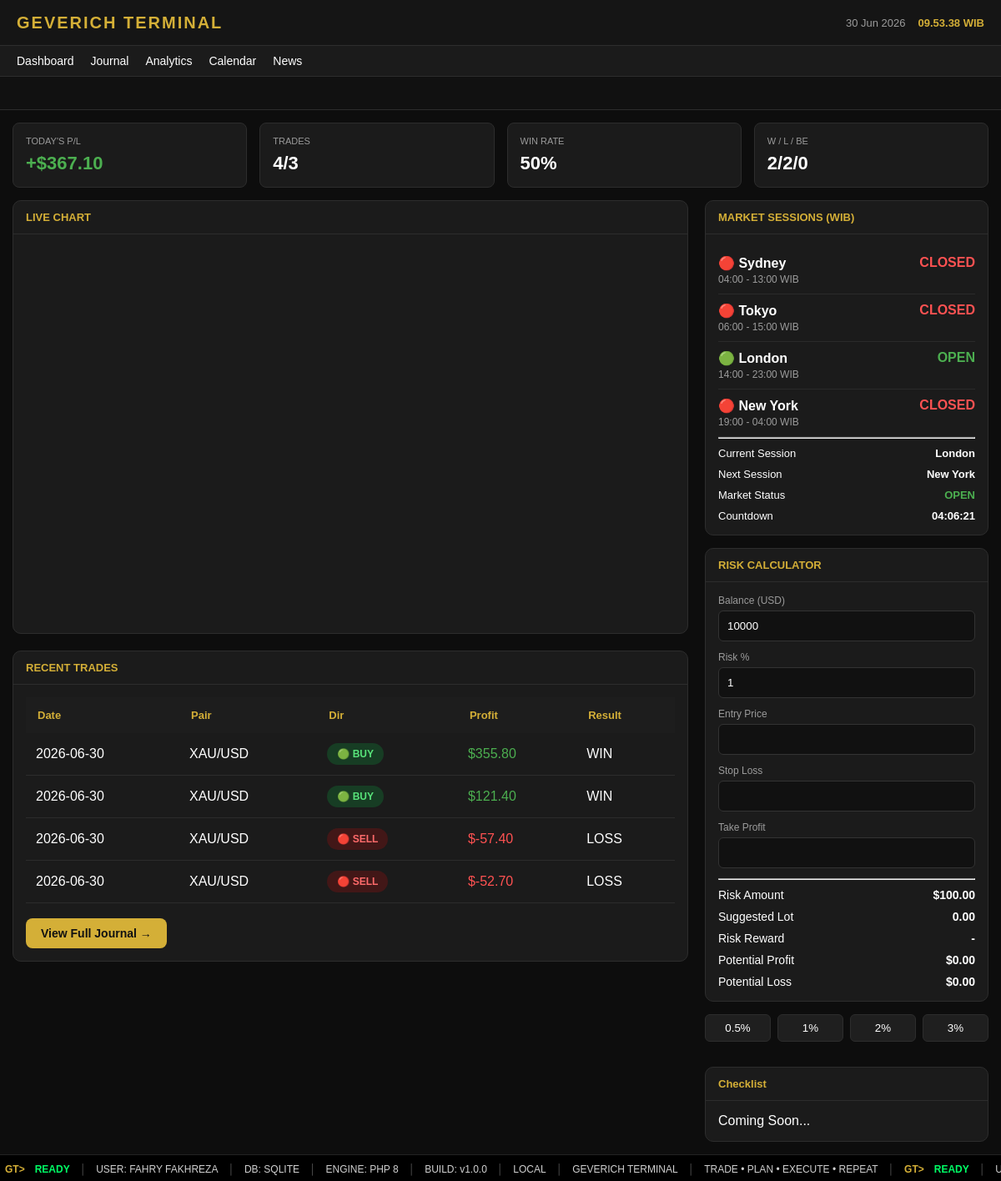
Before: / with the older database file.
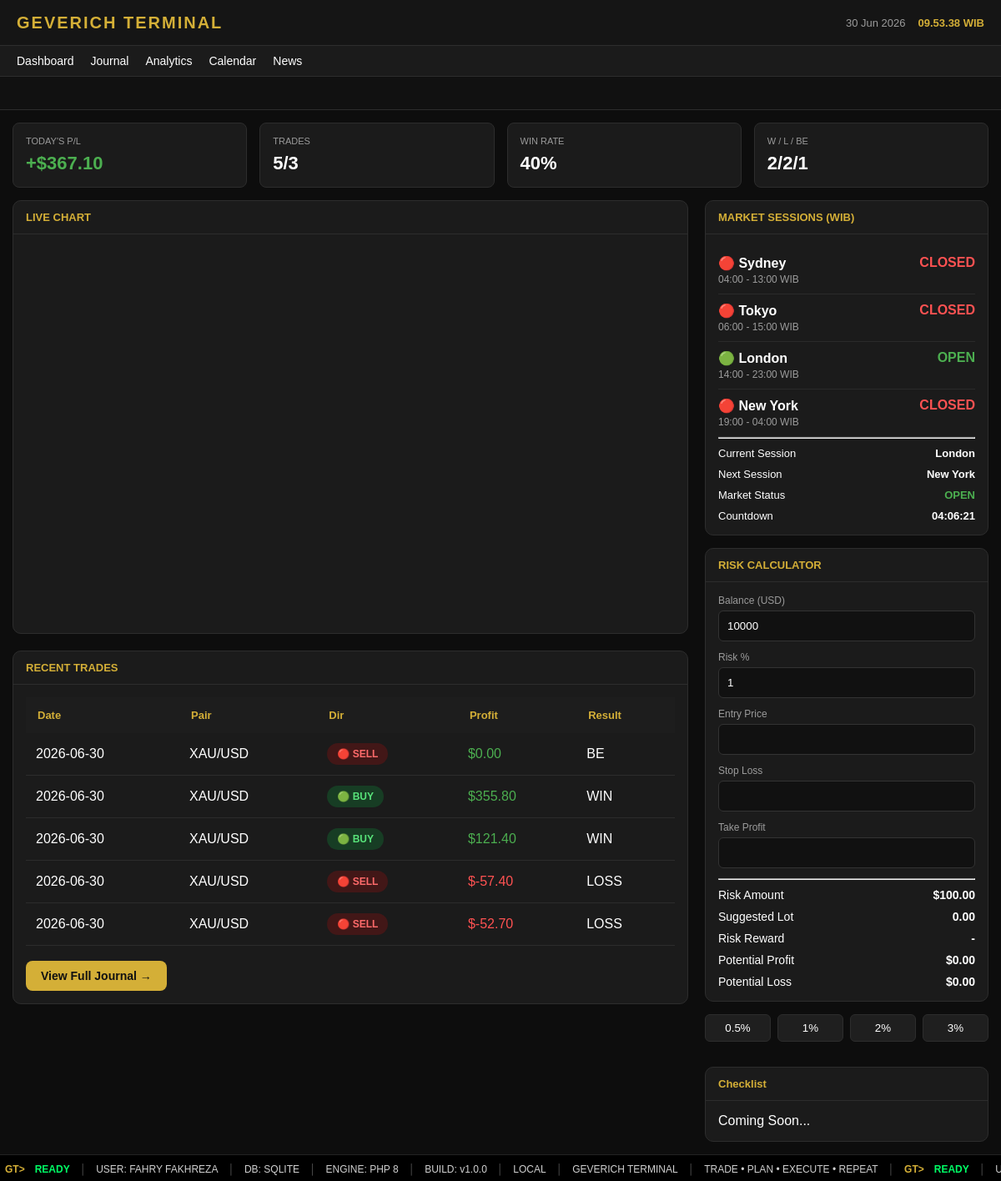
After: the same page with the newer database file.
### tables this page shows
CREATE TABLE trades (

id INTEGER PRIMARY KEY AUTOINCREMENT,

tanggal TEXT NOT NULL,

pair TEXT NOT NULL,

direction TEXT NOT NULL,

entry_price REAL NOT NULL,

sl REAL,

tp REAL,

exit_price REAL,

lot REAL,

profit_usd REAL DEFAULT 0,

hasil TEXT,

emotion TEXT,

note TEXT,

created_at DATETIME DEFAULT CURRENT_TIMESTAMP

);

### pages/dashboard.php (called while the page is built)
<?php require 'components/dashboard-stats.php'; ?>
<?php require 'components/chart.php'; ?>

### components/chart.php (the view)
<div class="dashboard-layout">
    <div class="dashboard-left">
        <section class="chart-card">
            <div class="panel-title">
                LIVE CHART
            </div>
            <div class="chart-body">
                <div id="tv_chart"></div>
            </div>
        </section>
        <section class="card journal-preview">
            <div class="panel-title">
                RECENT TRADES
            </div>
    <div class="panel-content">
        <?php
        $db = getDB();
        $trades = $db->query("
        SELECT *
        FROM trades
        ORDER BY id DESC
        LIMIT 5
        ")->fetchAll();
        ?>
        <table class="trade-table">
            <thead>
                <tr>
                    <th>Date</th>
                    <th>Pair</th>
                    <th>Dir</th>
                    <th>Profit</th>
                    <th>Result</th>
                </tr>
            </thead>
            <tbody>
            <?php foreach($trades as $trade): ?>
            <tr>
                <td><?= $trade['tanggal'] ?></td>
                <td><?= $trade['pair'] ?></td>
<td>
<?php if($trade['direction']=="BUY"): ?>
<span class="badge badge-buy">
🟢 BUY
</span>
<?php else: ?>
<span class="badge badge-sell">
🔴 SELL
</span>
<?php endif; ?>
</td>
 <td>
<?php
$profit=(float)$trade['profit_usd'];
?>
<span style="color:<?= $profit>=0 ? '#4caf50' : '#ff5252' ?>">
$<?= number_format($profit,2) ?>
</span>
</td>
                <td><?= $trade['hasil'] ?></td>
            </tr>
            <?php endforeach; ?>
            </tbody>
        </table>
        <br>
        <a href="?page=journal" class="btn btn-primary">
            View Full Journal →
        </a>
    </div>
</section>
    </div>
    <aside class="sidebar">
        <?php require __DIR__.'/sessions.php'; ?>
        <?php require __DIR__.'/risk-calculator.php'; ?>
        <?php require __DIR__.'/checklist.php'; ?>
    </aside>
</div>

### components/dashboard-stats.php
<?php
$db = getDB();
$today = date('Y-m-d');
$stmt = $db->prepare("
SELECT
COUNT(*) total,
SUM(CASE WHEN hasil='WIN' THEN 1 ELSE 0 END) wins,
SUM(CASE WHEN hasil='LOSS' THEN 1 ELSE 0 END) losses,
SUM(CASE WHEN hasil='BE' THEN 1 ELSE 0 END) bes,
COALESCE(SUM(profit_usd),0) pnl
FROM trades
WHERE DATE(tanggal)=?
");
$stmt->execute([$today]);
$stats = $stmt->fetch(PDO::FETCH_ASSOC);
$totalTrades = $stats['total'] ?? 0;
$wins = $stats['wins'] ?? 0;
$losses = $stats['losses'] ?? 0;
$bes = $stats['bes'] ?? 0;
$pnl = $stats['pnl'] ?? 0;
$winRate = $totalTrades > 0
? round(($wins / $totalTrades) * 100)
: 0;
?>
<div class="dashboard-stats">
    <div class="stat-card">
        <div class="stat-title">Today's P/L</div>
        <div class="stat-value <?= $pnl >= 0 ? 'profit' : 'loss' ?>">
            <?= $pnl >= 0 ? '+' : '' ?>$<?= number_format($pnl,2) ?>
        </div>
    </div>
    <div class="stat-card">
        <div class="stat-title">Trades</div>
        <div class="stat-value">
            <?= $totalTrades ?>/3
        </div>
    </div>
    <div class="stat-card">
        <div class="stat-title">Win Rate</div>
        <div class="stat-value">
            <?= $winRate ?>%
        </div>
    </div>
    <div class="stat-card">
        <div class="stat-title">W / L / BE</div>
        <div class="stat-value">
            <?= $wins ?>/<?= $losses ?>/<?= $bes ?>
        </div>
    </div>
</div>

### components/sessions.php (shortened to what the changed rows need)
<?php
$now = time();
$day = date("N");
$isWeekend = ($day >= 6);
$order = ["Sydney", "Tokyo", "London", "New York"];
$sessions = [
    "Sydney" => ["start" => "04:00", "end" => "13:00"],
    "Tokyo"  => ["start" => "06:00", "end" => "15:00"],
    "London" => ["start" => "14:00", "end" => "23:00"],
    "New York" => ["start" => "19:00", "end" => "04:00"]
];
function isOpenSession($start, $end, $now)
{
    $startTS = strtotime(date("Y-m-d") . " " . $start);
    $endTS   = strtotime(date("Y-m-d") . " " . $end);
    if ($endTS < $startTS) {
        return ($now >= $startTS || $now < $endTS);
    }
    return ($now >= $startTS && $now < $endTS);
}
$current = "None";
foreach ($order as $name) {
    if (!$isWeekend && isOpenSession($sessions[$name]['start'], $sessions[$name]['end'], $now)) {
        $current = $name;
        break;
    }
}
$nextSession = null;
foreach ($order as $name) {
    $start = $sessions[$name]['start'];
    $ts = strtotime(date("Y-m-d") . " " . $start);
    if ($ts > $now) {
        $nextSession = $name;
        break;
    }
}
$marketStatus = $isWeekend ? "CLOSED" : "OPEN";
?>
<div class="card">
    <div class="panel-title">
        MARKET SESSIONS (WIB)
    </div>
    <div class="panel-content">
        <?php foreach ($sessions as $name => $s): ?>
            <?php
            $status = "CLOSED";
            $class = "session-close";
            $icon = "🔴";
            if ($isWeekend) {
                $status = "WEEKEND";
                $class = "session-weekend";
                $icon = "⚫";
            } else {
                if (isOpenSession($s['start'], $s['end'], $now)) {
                    $status = "OPEN";
                    $class = "session-open";
                    $icon = "🟢";
                }
            }
            ?>
            <div class="session-row">
                <div>
                    <?= $icon ?>
                    <strong><?= $name ?></strong>
                    <div class="session-time">
                        <?= $s['start'] ?> - <?= $s['end'] ?> WIB
                    </div>
                </div>
                <div class="<?= $class ?>">
                    <?= $status ?>
                </div>
            </div>
        <?php endforeach; ?>
        <hr>
        <div class="session-footer">
            <div>Current Session</div>
            <strong><?= $current ?></strong>
        </div>
        <div class="session-footer">
            <div>Next Session</div>
            <strong><?= $nextSession ?></strong>
        </div>
        <div class="session-footer">
            <div>Market Status</div>
            <strong class="<?= $isWeekend ? 'session-weekend' : 'session-open' ?>">
                <?= $marketStatus ?>
            </strong>
        </div>
        <div class="session-footer">
            <div>Countdown</div>
            <strong id="countdown">
            </strong>
        </div>
    </div>
</div>

Changed rows visible on the page:
added trades: tanggal "2026-06-30", pair "XAU/USD", direction "🔴 SELL", profit_usd "0.00", hasil "BE"
Other visible differences:
$totalTrades: "4" → "5"
$winRate: "50" → "40"
$bes: "0" → "1"
